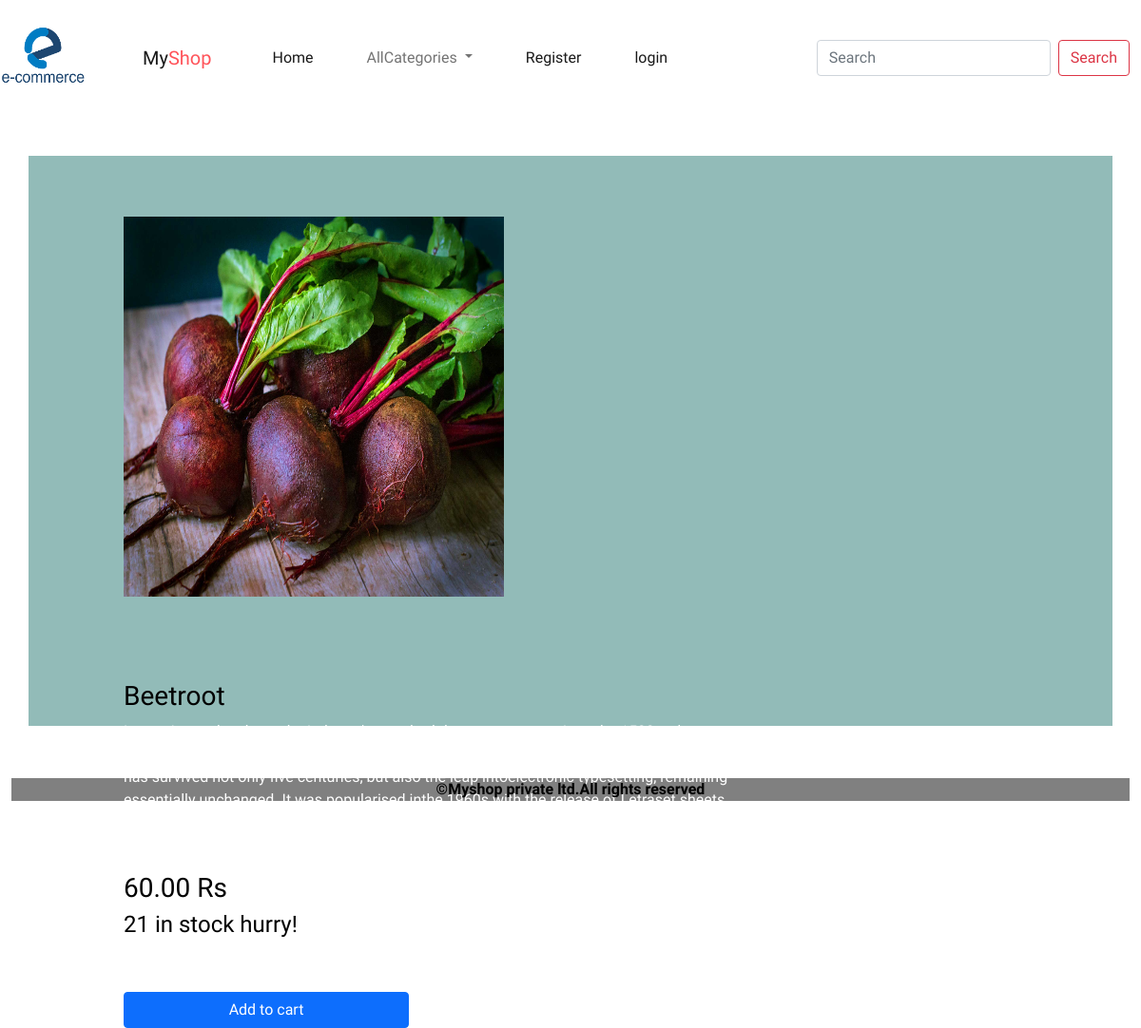
The page /detail/4 on the database its author committed.
### shop/models.py (models this page shows, shortened)
class Product(models.Model):
    name = models.CharField(max_length=40)  # to add primary key : (max_length(20),primary key=true)
    desc = models.TextField()
    image = models.ImageField(upload_to='products', null=True, blank=True)
    price=models.DecimalField(max_digits=10,decimal_places=2)
    stock=models.IntegerField()
    available=models.BooleanField(default=True)  #always set available stock default=true coz when we adding into table the stock is available we can change after that
    created=models.DateTimeField(auto_now_add=True)  #add one time into table
    updated=models.DateTimeField(auto_now=True)    #every time adds when we update record
    category=models.ForeignKey(Category,on_delete=models.CASCADE)  #the connection model must given inside (Category,on_delete=models.CASCADE) here Category is connection model

### shop/views.py (the view)
# urls.py: path('detail/<int:p>', views.showdetail, name="detail"),
def showdetail(request,p):
    p=Product.objects.get(id=p)   #get : to get 1 record according to condition
    return render(request,'detail.html',{'p':p})

### cart/context_processors.py (called while the page is built, shortened)
def total(request):
    count=0
    return{'count':count}

### shop/context_processors.py (called while the page is built)
def links(request):
    c=Category.objects.all()
    return {'links':c}       #here we can pass context as funcname 'links' variable only coz its func name is links (so both must be same name)

### templates/detail.html (shortened to what this page needs)
<!DOCTYPE html>
{% extends 'base.html' %}
{% load static %}
{% block content %}
  <div class="container   " style="height:600px; background-color:#92BBB8; color:white; ">
    <div class="row mt-5">
        <div class="col-4 me-2 pt-3 pb-4 " style="padding-left:100px" >
                <img class="mt-5" src=" {{ p.image.url }}" height="400px" width="400px">
        </div>
         <div class="col-6 me-5 mt-5 pt-3" style="padding-left:100px; width:750px" >
             <h3 style="color:black">{{p.name}}</h3>
             <p>{{p.desc}}</p>
             <h3 class="mt-2 " style="color:black;">{{p.price}} Rs</h3>
             <h4 class="mt-2" style="color:black;">{{p.stock}} in stock hurry!</h4>
             {% if user.is_superuser == True %}
              {% if p.stock > 0 %}
             <h3 class="text-success">Product In Stock</h3>
                 <a href="{% url 'admin:index' %}" class="btn btn-primary mt-5" style="width:300px ">Add Stock</a>
             {% else %}
             <h3 class="text-danger">Product Out Of Stock</h3>
                 <a href="{% url 'admin:index' %}" class="btn btn-primary mt-5" style="width:300px ">Add Stock</a>
              {% endif %}
             {% else %}
             {% if p.stock > 0 %}
                 <a href="{% url 'cart:addtocart'  p.id  %}" class="btn btn-primary mt-5" style="width:300px ">Add to cart</a>
             {% else %}
             <h3 class="text-danger">Out of Stock</h3>
             {% endif %}
               {% endif %}
         </div>
</div>
  </div>
{% endblock %}

### static/css/style.css (style rules this page uses)
body { color:black; background-color:white; font-family: "Recursive", sans-serif; font-optical-sizing: auto; font-weight: 300; font-style: normal; font-variation-settings: "slnt" 0, "CASL" 0, "CRSV" 0.5, "MONO" 0; }
.log-img,img { padding-top:px; }

### rows shown on the page
Product: image (picture), name "Beetroot", desc "Lorem Ipsum has been the industry's standard dummy text ever since the 1500s when an unknown printer took a galley of type and scrambled it to make a typespecimen book. It has survived not only five centuries, but also the leap intoelectronic typesetting, remaining essentially unchanged. It was popularised inthe 1960s with the release of Letraset sheets containing Lorem Ipsum passages,and more recently with desktop publishing software like Aldus PageMaker includingversions of Lorem Ipsum.", price "60.00", stock "21"
